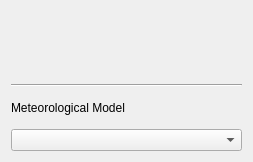
<?xml version="1.0" encoding="UTF-8"?>
<ui version="4.0">
 <class>ReosHydraulicSchemeWidget</class>
 <widget class="QWidget" name="ReosHydraulicSchemeWidget">
  <property name="geometry">
   <rect>
    <x>0</x>
    <y>0</y>
    <width>253</width>
    <height>162</height>
   </rect>
  </property>
  <property name="windowTitle">
   <string>Form</string>
  </property>
  <layout class="QVBoxLayout" name="verticalLayout">
   <item>
    <widget class="ReosParameterStringWidget" name="mWidetName" native="true"/>
   </item>
   <item>
    <layout class="QHBoxLayout" name="horizontalLayout">
     <item>
      <widget class="ReosParameterDateTimeWidget" name="mWidgetStartTime" native="true"/>
     </item>
     <item>
      <widget class="ReosParameterDateTimeWidget" name="mWidgetEndTime" native="true"/>
     </item>
    </layout>
   </item>
   <item>
    <widget class="Line" name="line">
     <property name="orientation">
      <enum>Qt::Horizontal</enum>
     </property>
    </widget>
   </item>
   <item>
    <widget class="QLabel" name="label">
     <property name="text">
      <string>Meteorological Model</string>
     </property>
    </widget>
   </item>
   <item>
    <widget class="QComboBox" name="mMeteoModelCombo"/>
   </item>
  </layout>
 </widget>
 <customwidgets>
  <customwidget>
   <class>ReosParameterStringWidget</class>
   <extends>QWidget</extends>
   <header>reosparameterwidget.h</header>
   <container>1</container>
  </customwidget>
  <customwidget>
   <class>ReosParameterDateTimeWidget</class>
   <extends>QWidget</extends>
   <header>reosparameterwidget.h</header>
   <container>1</container>
  </customwidget>
 </customwidgets>
 <resources/>
 <connections/>
</ui>
